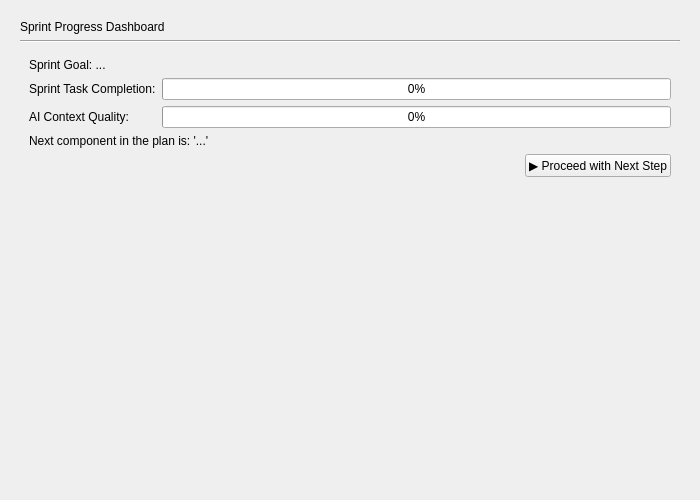
<?xml version="1.0" encoding="UTF-8"?>
<ui version="4.0">
 <class>GenesisPage</class>
 <widget class="QWidget" name="GenesisPage">
  <property name="geometry">
   <rect>
    <x>0</x>
    <y>0</y>
    <width>700</width>
    <height>500</height>
   </rect>
  </property>
  <property name="windowTitle">
   <string>Form</string>
  </property>
  <layout class="QVBoxLayout" name="verticalLayout">
   <property name="leftMargin">
    <number>20</number>
   </property>
   <property name="topMargin">
    <number>20</number>
   </property>
   <property name="rightMargin">
    <number>20</number>
   </property>
   <property name="bottomMargin">
    <number>20</number>
   </property>
   <item>
    <widget class="QLabel" name="headerLabel">
     <property name="text">
      <string>Sprint Progress Dashboard</string>
     </property>
    </widget>
   </item>
   <item>
    <widget class="Line" name="line">
     <property name="orientation">
      <enum>Qt::Horizontal</enum>
     </property>
    </widget>
   </item>
   <item>
    <widget class="QStackedWidget" name="stackedWidget">
     <widget class="QWidget" name="checkpointPage">
      <layout class="QVBoxLayout" name="verticalLayout_2" stretch="0,0,0,0,1">
       <item>
        <widget class="QLabel" name="sprintGoalLabel">
         <property name="text">
          <string>Sprint Goal: ...</string>
         </property>
         <property name="wordWrap">
          <bool>true</bool>
         </property>
        </widget>
       </item>
       <item>
        <layout class="QFormLayout" name="formLayout">
         <item row="0" column="0">
          <widget class="QLabel" name="label">
           <property name="text">
            <string>Sprint Task Completion:</string>
           </property>
          </widget>
         </item>
         <item row="0" column="1">
          <widget class="QProgressBar" name="progressBar">
           <property name="value">
            <number>0</number>
           </property>
           <property name="textVisible">
            <bool>true</bool>
           </property>
          </widget>
         </item>
         <item row="1" column="0">
          <widget class="QLabel" name="aiConfidenceLabel">
           <property name="text">
            <string>AI Context Quality:</string>
           </property>
          </widget>
         </item>
         <item row="1" column="1">
          <widget class="QProgressBar" name="aiConfidenceGauge">
           <property name="value">
            <number>0</number>
           </property>
          </widget>
         </item>
        </layout>
       </item>
       <item>
        <widget class="QLabel" name="nextTaskLabel">
         <property name="text">
          <string>Next component in the plan is: '...'</string>
         </property>
         <property name="wordWrap">
          <bool>true</bool>
         </property>
        </widget>
       </item>
       <item>
        <layout class="QHBoxLayout" name="horizontalLayout">
         <item>
          <spacer name="horizontalSpacer">
           <property name="orientation">
            <enum>Qt::Horizontal</enum>
           </property>
           <property name="sizeHint" stdset="0">
            <size>
             <width>40</width>
             <height>20</height>
            </size>
           </property>
          </spacer>
         </item>
         <item>
          <widget class="QPushButton" name="proceedButton">
           <property name="text">
            <string>▶️ Proceed with Next Step</string>
           </property>
          </widget>
         </item>
        </layout>
       </item>
       <item>
        <spacer name="verticalSpacer">
         <property name="orientation">
          <enum>Qt::Vertical</enum>
         </property>
        </spacer>
       </item>
      </layout>
     </widget>
     <widget class="QWidget" name="processingPage">
      <layout class="QVBoxLayout" name="verticalLayout_3" stretch="0,0,1,0">
       <item>
        <widget class="QLabel" name="sprintStatusIndicatorLabel">
         <property name="text">
          <string>MODE: DEVELOPING</string>
         </property>
         <property name="alignment">
          <set>Qt::AlignCenter</set>
         </property>
        </widget>
       </item>
       <item>
        <layout class="QFormLayout" name="formLayout_2">
         <item row="0" column="0">
          <widget class="QLabel" name="sprintGoalLabel_2">
           <property name="text">
            <string>Sprint Goal:</string>
           </property>
          </widget>
         </item>
         <item row="0" column="1">
          <widget class="QLabel" name="sprintGoalValueLabel">
           <property name="text">
            <string>...</string>
           </property>
           <property name="wordWrap">
            <bool>true</bool>
           </property>
          </widget>
         </item>
        </layout>
       </item>
       <item>
        <widget class="QTextEdit" name="logOutputTextEdit">
         <property name="readOnly">
          <bool>true</bool>
         </property>
        </widget>
       </item>
       <item>
        <layout class="QHBoxLayout" name="horizontalLayout_2">
         <item>
          <spacer name="horizontalSpacer_2">
           <property name="orientation">
            <enum>Qt::Horizontal</enum>
           </property>
           <property name="sizeHint" stdset="0">
            <size>
             <width>40</width>
             <height>20</height>
            </size>
           </property>
          </spacer>
         </item>
         <item>
          <widget class="QPushButton" name="continueButton">
           <property name="text">
            <string>Continue</string>
           </property>
          </widget>
         </item>
        </layout>
       </item>
      </layout>
     </widget>
    </widget>
   </item>
  </layout>
 </widget>
 <resources/>
 <connections/>
</ui>
